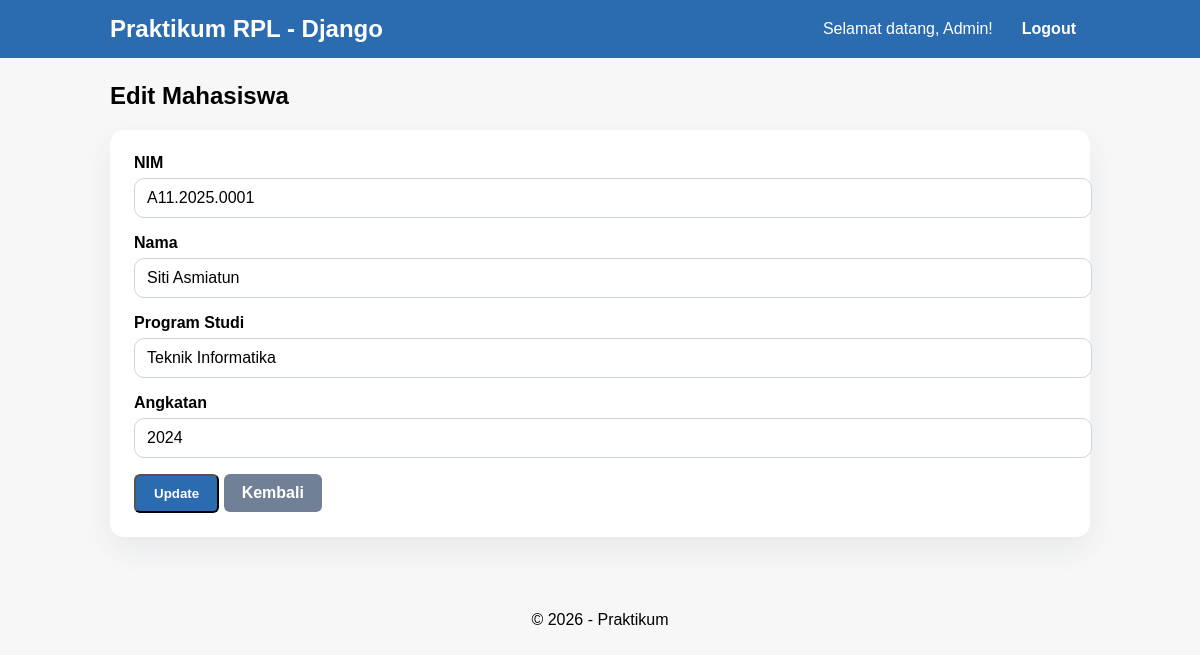
Screenshot of /mahasiswa/edit/1/ (signed in) with the database file from the repository.
### mahasiswa/models.py (models this page shows, shortened)
class Mahasiswa(models.Model):
    nim = models.CharField(max_length=15, unique=True)
    nama = models.CharField(max_length=100)
    programstudi = models.CharField(max_length=50)
    angkatan = models.IntegerField()

### mahasiswa/views.py (the view, shortened to what this page needs)
# urls.py: path('edit/<int:id>/', views.edit_mahasiswa, name='edit_mahasiswa'),
@login_required(login_url='/accounts/login/')
def edit_mahasiswa(request, id):
    mhs = Mahasiswa.objects.get(id=id)
    error = ''
    return render(request, 'mahasiswa/edit.html', {
        'mhs': mhs,
        'error': error,
    })

### mahasiswa/templates/mahasiswa/edit.html (shortened to what this page needs)
{% extends 'mahasiswa/base.html' %}
{% block content %}
<h2>Edit Mahasiswa</h2>
<div class="form-card">
  <form method="post">
    <div class="form-field">
      <label for="nim">NIM</label>
      <input type="text" name="nim" id="nim" value="{{ mhs.nim }}" required>
    </div>
    <div class="form-field">
      <label for="nama">Nama</label>
      <input type="text" name="nama" id="nama" value="{{ mhs.nama }}" required>
    </div>
    <div class="form-field">
      <label for="programstudi">Program Studi</label>
      <input type="text" name="programstudi" id="programstudi" value="{{ mhs.programstudi }}" required>
    </div>
    <div class="form-field">
      <label for="angkatan">Angkatan</label>
      <input type="number" name="angkatan" id="angkatan" value="{{ mhs.angkatan }}" required>
    </div>
    <button type="submit" class="btn">Update</button>
    <a href="{% url 'daftar_mahasiswa' %}" class="btn secondary">Kembali</a>
  </form>
</div>
{% endblock %}

### mahasiswa/templates/mahasiswa/base.html (shortened to what this page needs)
{% load static %}
<!DOCTYPE html>
<html lang="id">
<head>
    {% load static %}
    <link rel="stylesheet" href="{% static 'mahasiswa/css/style.css' %}">
</head>
<body>
    <header>
        <div class="header-container">
            <h1>Praktikum RPL - Django</h1>
            <nav class="header-nav">
                {% if user.is_authenticated %}
                    <span>Selamat datang, {{ user.username }}!</span>
                    <a href="{% url 'logout' %}" class="nav-link">Logout</a>
                {% else %}
                    <a href="{% url 'login' %}" class="nav-link">Login</a>
                {% endif %}
            </nav>
        </div>
    </header>
    <main>
        {% block content %}{% endblock %}
    </main>
    <footer>
        <center>
            <p>&copy; 2026 - Praktikum</p>
        </center>
    </footer>
</body>
</html>

### mahasiswa/static/mahasiswa/css/style.css (style rules this page uses)
body { font-family: Arial, sans-serif; margin: 0; padding: 0; background: #f7f7f7; }
header { background: #2b6cb0; color: white; padding: 12px 20px; }
.header-container { max-width: 980px; margin: 0 auto; display: flex; align-items: center; justify-content: space-between; gap: 20px; flex-wrap: wrap; }
.header-container h1 { margin: 0; font-size: 1.5rem; }
.header-nav { display: flex; align-items: center; gap: 15px; }
.nav-link { color: white; text-decoration: none; font-weight: 600; padding: 8px 14px; border-radius: 6px; transition: background-color 0.2s ease; }
main { max-width: 980px; margin: 24px auto; padding: 0 20px 32px; }
.btn { display: inline-block; padding: 10px 18px; background: #2b6cb0; color: white; text-decoration: none; border-radius: 6px; font-weight: 600; transition: background-color 0.2s ease; }
.btn.secondary { background: #718096; }
.form-card { background: white; border-radius: 14px; box-shadow: 0 12px 30px rgba(34, 63, 99, 0.08); padding: 24px; margin-bottom: 18px; }
.form-field { margin-bottom: 16px; }
.form-field label { display: block; margin-bottom: 6px; font-weight: 600; }
.form-field input { width: 100%; padding: 10px 12px; border: 1px solid #cbd5e1; border-radius: 10px; font-size: 1rem; }

### rows the page displays
Mahasiswa: nim "A11.2025.0001", nama "Siti Asmiatun", programstudi "Teknik Informatika", angkatan "2024"

### other values shown
{{ user.username }} "Admin"
